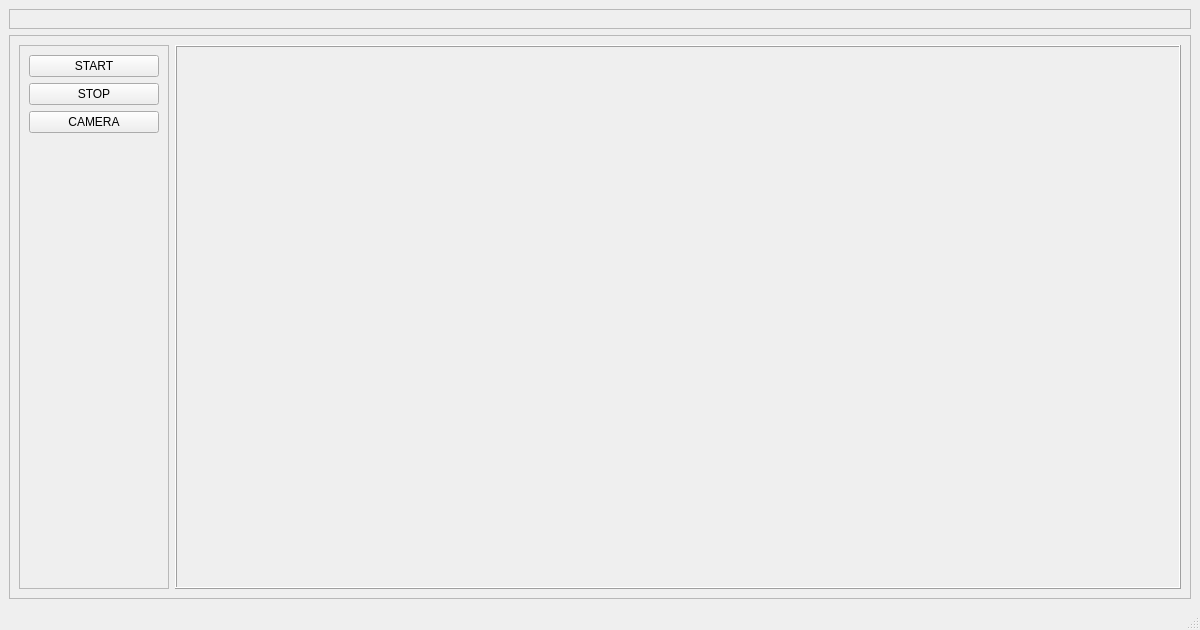
<?xml version="1.0" encoding="UTF-8"?>
<ui version="4.0">
 <class>MainWindow</class>
 <widget class="QMainWindow" name="MainWindow">
  <property name="geometry">
   <rect>
    <x>0</x>
    <y>0</y>
    <width>1200</width>
    <height>630</height>
   </rect>
  </property>
  <property name="windowTitle">
   <string>MainWindow</string>
  </property>
  <widget class="QWidget" name="centralwidget">
   <property name="minimumSize">
    <size>
     <width>0</width>
     <height>589</height>
    </size>
   </property>
   <layout class="QVBoxLayout" name="verticalLayout">
    <item>
     <widget class="QFrame" name="frame">
      <property name="frameShape">
       <enum>QFrame::StyledPanel</enum>
      </property>
      <property name="frameShadow">
       <enum>QFrame::Raised</enum>
      </property>
      <layout class="QVBoxLayout" name="verticalLayout_3">
       <item>
        <layout class="QHBoxLayout" name="horizontalLayout"/>
       </item>
      </layout>
     </widget>
    </item>
    <item>
     <widget class="QFrame" name="frame_2">
      <property name="frameShape">
       <enum>QFrame::StyledPanel</enum>
      </property>
      <property name="frameShadow">
       <enum>QFrame::Raised</enum>
      </property>
      <layout class="QHBoxLayout" name="horizontalLayout_2">
       <item>
        <widget class="QFrame" name="frame_3">
         <property name="maximumSize">
          <size>
           <width>150</width>
           <height>16777215</height>
          </size>
         </property>
         <property name="frameShape">
          <enum>QFrame::StyledPanel</enum>
         </property>
         <property name="frameShadow">
          <enum>QFrame::Raised</enum>
         </property>
         <layout class="QVBoxLayout" name="verticalLayout_2">
          <item>
           <widget class="QPushButton" name="subjects">
            <property name="text">
             <string>START</string>
            </property>
           </widget>
          </item>
          <item>
           <widget class="QPushButton" name="professors">
            <property name="text">
             <string>STOP</string>
            </property>
           </widget>
          </item>
          <item>
           <widget class="QPushButton" name="modifying">
            <property name="text">
             <string>CAMERA</string>
            </property>
           </widget>
          </item>
          <item>
           <spacer name="verticalSpacer">
            <property name="orientation">
             <enum>Qt::Vertical</enum>
            </property>
            <property name="sizeHint" stdset="0">
             <size>
              <width>20</width>
              <height>30</height>
             </size>
            </property>
           </spacer>
          </item>
         </layout>
        </widget>
       </item>
       <item>
        <widget class="QFrame" name="frame_4">
         <property name="frameShape">
          <enum>QFrame::Box</enum>
         </property>
         <property name="frameShadow">
          <enum>QFrame::Raised</enum>
         </property>
         <layout class="QVBoxLayout" name="verticalLayout_5">
          <item>
           <layout class="QVBoxLayout" name="main_spot"/>
          </item>
         </layout>
        </widget>
       </item>
      </layout>
     </widget>
    </item>
   </layout>
  </widget>
  <widget class="QMenuBar" name="menubar">
   <property name="geometry">
    <rect>
     <x>0</x>
     <y>0</y>
     <width>1200</width>
     <height>21</height>
    </rect>
   </property>
  </widget>
  <widget class="QStatusBar" name="statusbar"/>
 </widget>
 <resources/>
 <connections/>
</ui>
